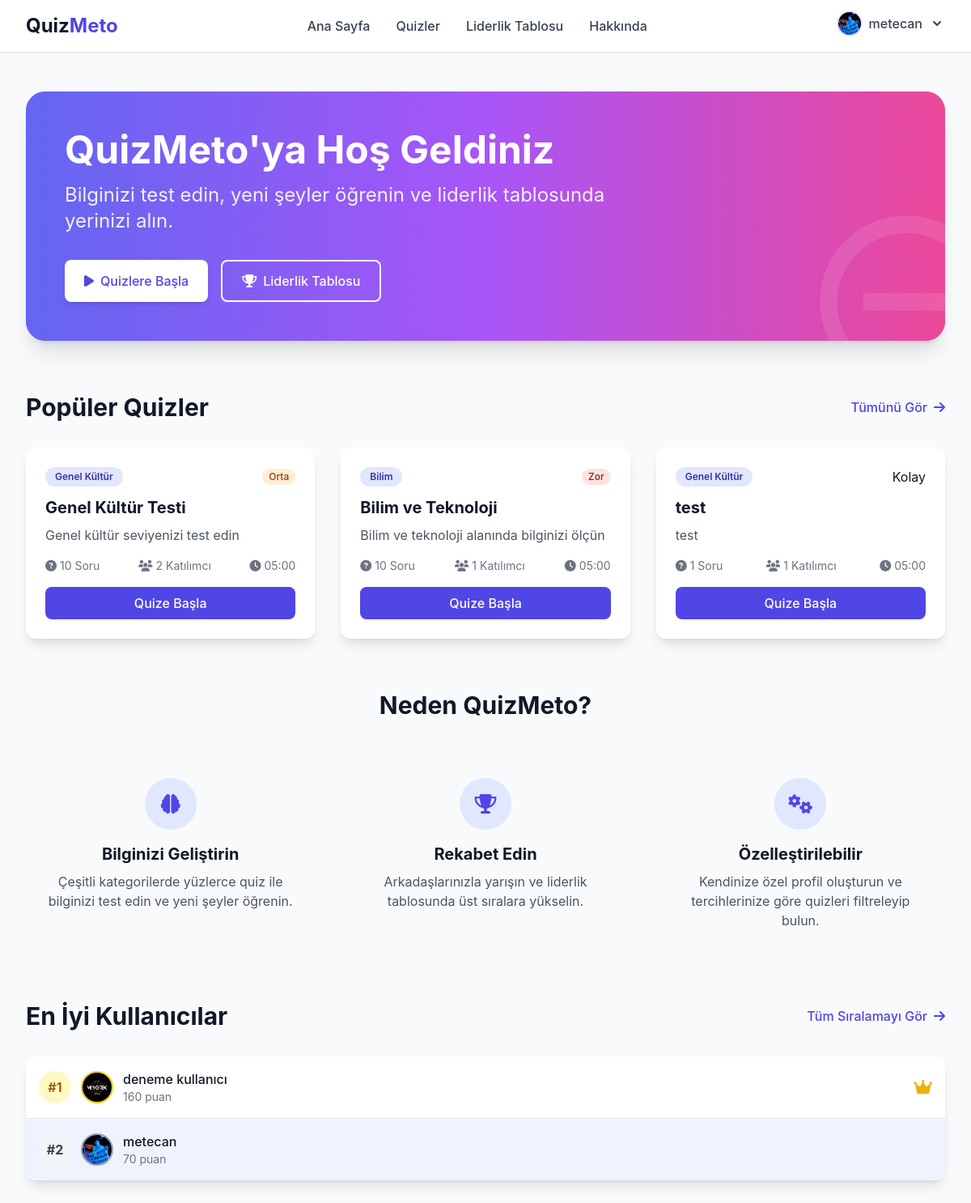
Screenshot of /index.php (signed in) with the database file from the repository.
### tables this page shows
CREATE TABLE `quizzes` (
  `id` int(11) NOT NULL,
  `title` varchar(100) NOT NULL,
  `description` text DEFAULT NULL,
  `category_id` int(11) DEFAULT NULL,
  `difficulty` enum('kolay','orta','zor') DEFAULT 'orta',
  `time_limit` int(11) DEFAULT 0,
  `question_count` int(11) DEFAULT 0,
  `participants` int(11) DEFAULT 0,
  `created_by` int(11) DEFAULT NULL,
  `created_at` timestamp NOT NULL DEFAULT current_timestamp()
);

CREATE TABLE `categories` (
  `id` int(11) NOT NULL,
  `name` varchar(50) NOT NULL,
  `description` text DEFAULT NULL,
  `icon` varchar(50) DEFAULT NULL
);

CREATE TABLE `users` (
  `id` int(11) NOT NULL,
  `username` varchar(50) NOT NULL,
  `email` varchar(100) NOT NULL,
  `password` varchar(255) NOT NULL,
  `profile_image` varchar(255) DEFAULT NULL,
  `role` enum('user','admin') DEFAULT 'user',
  `created_at` timestamp NOT NULL DEFAULT current_timestamp()
);

### includes/functions.php (called while the page is built, shortened)
<?php
function format_time($seconds) {
    $minutes = floor($seconds / 60);
    $seconds = $seconds % 60;
    return sprintf("%02d:%02d", $minutes, $seconds);
}
?>

### index.php (the view, shortened to what this page needs)
<?php
require_once 'config/db.php';
require_once 'includes/functions.php';
include 'includes/header.php';
?>
<div class="max-w-7xl mx-auto px-4 sm:px-6 lg:px-8 py-12">
    <div class="bg-gradient-to-r from-indigo-500 via-purple-500 to-pink-500 rounded-3xl p-8 md:p-12 mb-16 text-white relative overflow-hidden shadow-xl">
        <div class="absolute inset-0 bg-gradient-to-r from-indigo-500 via-purple-500 to-pink-500 opacity-80"></div>
        <div class="absolute -right-20 -bottom-20">
            <svg class="w-64 h-64 text-white/10" fill="currentColor" xmlns="http://www.w3.org/2000/svg" viewBox="0 0 24 24">
                <path d="M12 2C6.48 2 2 6.48 2 12s4.48 10 10 10 10-4.48 10-10S17.52 2 12 2zm0 18c-4.41 0-8-3.59-8-8s3.59-8 8-8 8 3.59 8 8-3.59 8-8 8zm-5-9h10v2H7z"/>
            </svg>
        </div>
        <div class="relative z-10">
            <h1 class="text-4xl md:text-5xl font-bold mb-4 animate-fade-in">QuizMeto'ya Hoş Geldiniz</h1>
            <p class="text-xl md:text-2xl mb-8 opacity-90 max-w-2xl animate-slide-up delay-100">Bilginizi test edin, yeni şeyler öğrenin ve liderlik tablosunda yerinizi alın.</p>
            <?php if (!isset($_SESSION['user_id'])): ?>
                <div class="flex flex-col sm:flex-row gap-4 animate-slide-up delay-200">
                    <a href="login.php" class="inline-flex items-center justify-center px-6 py-3 bg-white text-primary-600 rounded-lg font-medium shadow-md hover:shadow-lg transition-all">
                        <i class="fas fa-sign-in-alt mr-2"></i> Giriş Yap
                    </a>
                    <a href="register.php" class="inline-flex items-center justify-center px-6 py-3 bg-transparent border-2 border-white text-white rounded-lg font-medium hover:bg-white/10 transition-all">
                        <i class="fas fa-user-plus mr-2"></i> Kayıt Ol
                    </a>
                </div>
            <?php else: ?>
                <div class="flex flex-col sm:flex-row gap-4 animate-slide-up delay-200">
                    <a href="quizzes.php" class="inline-flex items-center justify-center px-6 py-3 bg-white text-primary-600 rounded-lg font-medium shadow-md hover:shadow-lg transition-all">
                        <i class="fas fa-play mr-2"></i> Quizlere Başla
                    </a>
                    <a href="leaderboard.php" class="inline-flex items-center justify-center px-6 py-3 bg-transparent border-2 border-white text-white rounded-lg font-medium hover:bg-white/10 transition-all">
                        <i class="fas fa-trophy mr-2"></i> Liderlik Tablosu
                    </a>
                </div>
            <?php endif; ?>
        </div>
    </div>
    <div class="mb-16">
        <div class="flex justify-between items-center mb-8">
            <h2 class="text-3xl font-bold text-gray-900">Popüler Quizler</h2>
            <a href="quizzes.php" class="text-primary-600 hover:text-primary-800 font-medium inline-flex items-center">
                Tümünü Gör <i class="fas fa-arrow-right ml-2"></i>
            </a>
        </div>
        <div class="grid grid-cols-1 md:grid-cols-3 gap-8">
            <?php
            $stmt = $pdo->query("SELECT q.*, c.name as category_name FROM quizzes q LEFT JOIN categories c ON q.category_id = c.id ORDER BY q.participants DESC LIMIT 3");
            while ($quiz = $stmt->fetch(PDO::FETCH_ASSOC)):
            ?>
                <div class="bg-white rounded-xl overflow-hidden shadow-lg hover:shadow-xl transition-shadow duration-300">
                    <div class="p-6">
                        <div class="flex items-center justify-between mb-3">
                            <span class="text-xs font-semibold px-3 py-1 bg-primary-100 text-primary-800 rounded-full">
                                <?php echo htmlspecialchars($quiz['category_name']); ?>
                            </span>
                            <span class="difficulty-<?php echo $quiz['difficulty']; ?>">
                                <?php echo ucfirst($quiz['difficulty']); ?>
                            </span>
                        </div>
                        <h3 class="text-xl font-bold mb-2 text-gray-900"><?php echo htmlspecialchars($quiz['title']); ?></h3>
                        <p class="text-gray-600 mb-4 line-clamp-2"><?php echo htmlspecialchars($quiz['description']); ?></p>
                        <div class="flex items-center justify-between text-sm text-gray-500 mb-4">
                            <span class="inline-flex items-center">
                                <i class="fas fa-question-circle mr-1"></i> <?php echo $quiz['question_count']; ?> Soru
                            </span>
                            <span class="inline-flex items-center">
                                <i class="fas fa-users mr-1"></i> <?php echo $quiz['participants']; ?> Katılımcı
                            </span>
                            <?php if ($quiz['time_limit'] > 0): ?>
                                <span class="inline-flex items-center">
                                    <i class="fas fa-clock mr-1"></i> <?php echo format_time($quiz['time_limit']); ?>
                                </span>
                            <?php endif; ?>
                        </div>
                        <a href="quiz.php?id=<?php echo $quiz['id']; ?>" class="block w-full text-center bg-primary-600 hover:bg-primary-700 text-white font-medium py-2 px-4 rounded-lg transition-colors">
                            Quize Başla
                        </a>
                    </div>
                </div>
            <?php endwhile; ?>
        </div>
    </div>
    <div class="mb-16">
        <h2 class="text-3xl font-bold text-center mb-12 text-gray-900">Neden QuizMeto?</h2>
        <div class="grid grid-cols-1 md:grid-cols-3 gap-8">
            <div class="text-center p-6">
                <div class="inline-flex items-center justify-center w-16 h-16 bg-primary-100 text-primary-600 rounded-full mb-4">
                    <i class="fas fa-brain text-2xl"></i>
                </div>
                <h3 class="text-xl font-bold mb-2">Bilginizi Geliştirin</h3>
                <p class="text-gray-600">Çeşitli kategorilerde yüzlerce quiz ile bilginizi test edin ve yeni şeyler öğrenin.</p>
            </div>
            <div class="text-center p-6">
                <div class="inline-flex items-center justify-center w-16 h-16 bg-primary-100 text-primary-600 rounded-full mb-4">
                    <i class="fas fa-trophy text-2xl"></i>
                </div>
                <h3 class="text-xl font-bold mb-2">Rekabet Edin</h3>
                <p class="text-gray-600">Arkadaşlarınızla yarışın ve liderlik tablosunda üst sıralara yükselin.</p>
            </div>
            <div class="text-center p-6">
                <div class="inline-flex items-center justify-center w-16 h-16 bg-primary-100 text-primary-600 rounded-full mb-4">
                    <i class="fas fa-cogs text-2xl"></i>
                </div>
                <h3 class="text-xl font-bold mb-2">Özelleştirilebilir</h3>
                <p class="text-gray-600">Kendinize özel profil oluşturun ve tercihlerinize göre quizleri filtreleyip bulun.</p>
            </div>
        </div>
    </div>
    <div>
        <div class="flex justify-between items-center mb-8">
            <h2 class="text-3xl font-bold text-gray-900">En İyi Kullanıcılar</h2>
            <a href="leaderboard.php" class="text-primary-600 hover:text-primary-800 font-medium inline-flex items-center">
                Tüm Sıralamayı Gör <i class="fas fa-arrow-right ml-2"></i>
            </a>
        </div>
        <div class="bg-white rounded-xl shadow-lg overflow-hidden">
            <?php
            $stmt = $pdo->query("SELECT users.id, users.username, users.profile_image, SUM(user_scores.score) as total_score
                                FROM users
                                JOIN user_scores ON users.id = user_scores.user_id
                                GROUP BY users.id
                                ORDER BY total_score DESC
                                LIMIT 5");
            $rank = 1;
            ?>
            <ul class="divide-y divide-gray-200">
                <?php while ($user = $stmt->fetch(PDO::FETCH_ASSOC)): ?>
                    <li class="flex items-center justify-between p-4 hover:bg-gray-50 transition-colors <?php echo isset($_SESSION['user_id']) && $_SESSION['user_id'] == $user['id'] ? 'bg-primary-50' : ''; ?>">
                        <div class="flex items-center">
                            <div class="<?php echo $rank <= 3 ? 'w-10 h-10 flex items-center justify-center rounded-full font-bold' : 'mr-3 text-gray-500'; ?>
                                     <?php echo $rank == 1 ? 'bg-yellow-100 text-yellow-700' : ($rank == 2 ? 'bg-gray-100 text-gray-700' : ($rank == 3 ? 'bg-orange-100 text-orange-700' : '')); ?>">
                                <?php echo "#" . $rank; ?>
                            </div>
                            <div class="ml-3 flex items-center">
                                <img src="<?php echo empty($user['profile_image']) ? 'assets/images/default-avatar.png' : $user['profile_image']; ?>"
                                    alt="Profile" class="w-10 h-10 rounded-full object-cover border-2 <?php echo $rank == 1 ? 'border-yellow-400' : ($rank == 2 ? 'border-gray-400' : ($rank == 3 ? 'border-orange-400' : 'border-gray-200')); ?>">
                                <div class="ml-3">
                                    <h4 class="font-medium text-gray-900"><?php echo htmlspecialchars($user['username']); ?></h4>
                                    <p class="text-sm text-gray-500"><?php echo number_format($user['total_score']); ?> puan</p>
                                </div>
                            </div>
                        </div>
                        <?php if ($rank == 1): ?>
                            <div class="text-yellow-500">
                                <i class="fas fa-crown text-xl animate-bounce-slow"></i>
                            </div>
                        <?php endif; ?>
                    </li>
                <?php
                $rank++;
                endwhile;
                ?>
            </ul>
        </div>
    </div>
</div>
<?php include 'includes/footer.php'; ?>

### rows the page displays
quizzes: category.name "Genel Kültür", difficulty "Orta", title "Genel Kültür Testi", description "Genel kültür seviyenizi test edin", question_count "10", participants "2", time_limit "05:00"
quizzes: category.name "Bilim", difficulty "Zor", title "Bilim ve Teknoloji", description "Bilim ve teknoloji alanında bilginizi ölçün", question_count "10", participants "1", time_limit "05:00"
quizzes: category.name "Genel Kültür", difficulty "Kolay", title "test", description "test", question_count "1", participants "1", time_limit "05:00"
users: profile_image (picture), username "deneme kullanıcı", total_score "160"
users: profile_image (picture), username "metecan", total_score "70"

### other values shown
$_SESSION['username'] "metecan"
